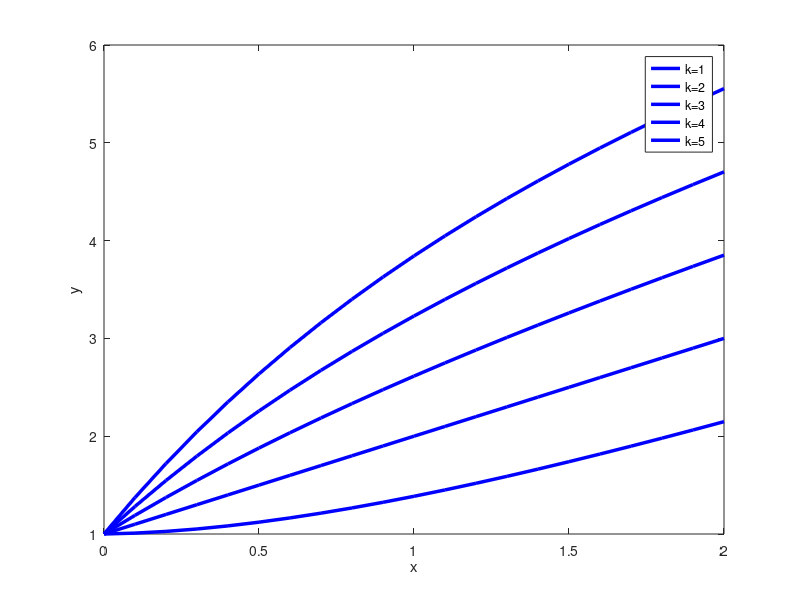

This chart was generated by the following MATLAB code:
clc
clear all;
x0=0;
xf=2;
y0=1;
h=0.1;
N=(xf-x0)/h;
x=x0:h:xf;
y=[y0 zeros(1,N)];
for k=1:5
    for n=1:N
        y(n+1)=(y(n)+h*(k+x(n+1)))/(1+h);
    end
    plot(x,y,'b','linewidth',2.5);
    xlabel('x');
    ylabel('y');
    legend('k=1','k=2','k=3','k=4','k=5');
    hold on;
end